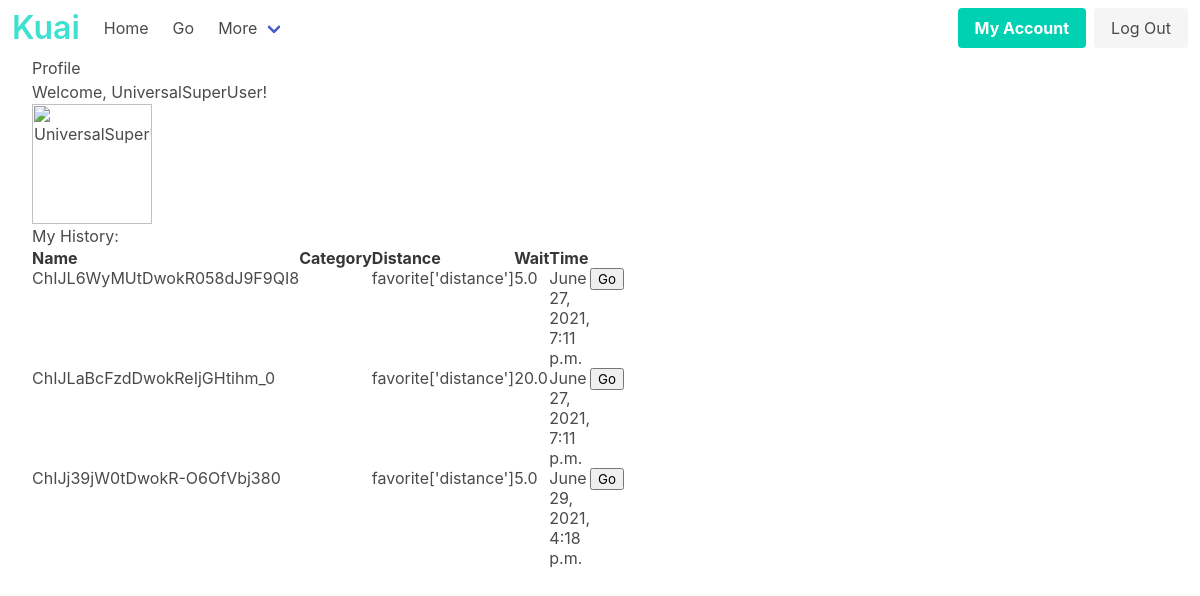
The app's page /profile (signed in), older data.
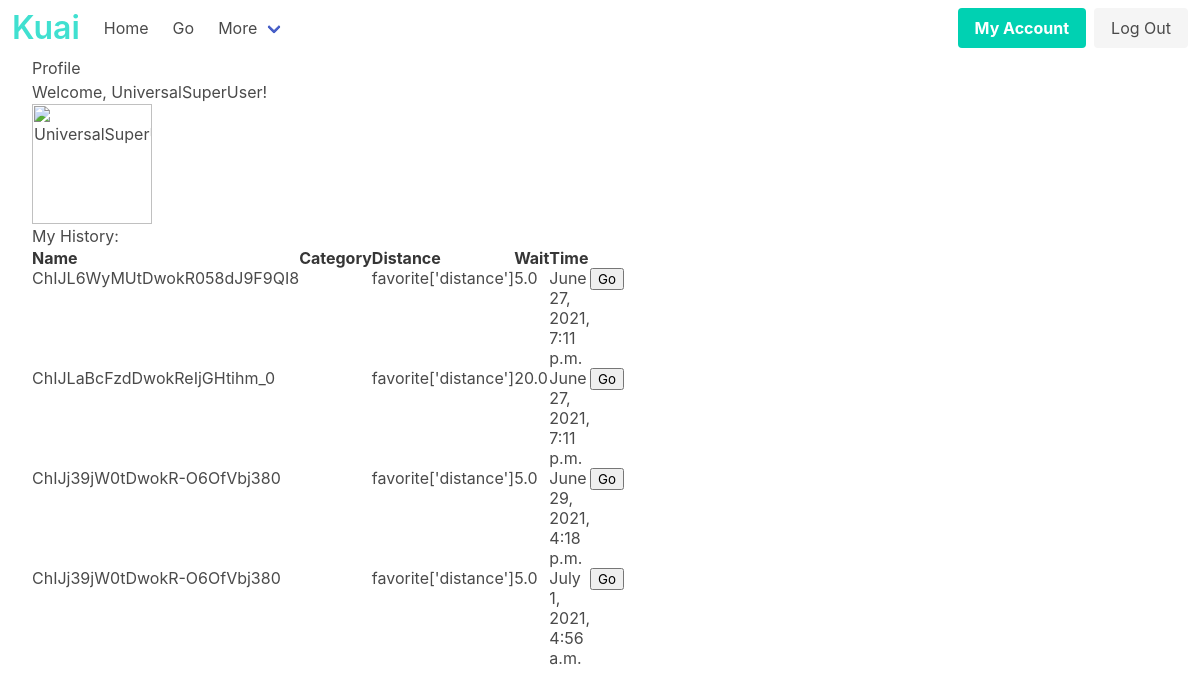
The same page, newer data.
### Landing/models.py (models this page shows, shortened)
class User(AbstractBaseUser, PermissionsMixin):
    username = models.CharField(max_length=40, unique=True, validators=[
        validate_user
    ])
    first_name = models.CharField(max_length=40)
    last_name = models.CharField(max_length=40)
    email = models.EmailField()
    is_business = models.BooleanField(default = False)
    is_staff = models.BooleanField(default = False)
    is_superuser = models.BooleanField(default = False)
    REQUIRED_FIELDS = ['email', 'first_name', 'last_name']
    USERNAME_FIELD = 'username'
    EMAIL_FIELD = 'email'
    objects = AccountManager()
    def __str__(self):
        return self.username

class waitData(models.Model):
    wait_time = models.FloatField(validators = [MinValueValidator(0)], null = False, blank = False)
    business = models.ForeignKey("Business", on_delete=models.CASCADE, related_name="review", null=True, blank=True)
    start_time = models.DateTimeField(default= django.utils.timezone.now, null= False, blank = False,)
    expiration_time = models.DateTimeField(default = getExperationTime, null = False, blank = False,)
    author = models.ForeignKey("Profile", related_name='all_time_updates', on_delete=CASCADE)
    REQUIRED_FIELDS = ['wait_time', 'author', 'business', 'expiration_time']

class Business(models.Model):
    lat = models.FloatField(blank = False, null = True)
    lon = models.FloatField(blank = False, null = True)
    verified = models.BooleanField(null = False, blank = False, default = False)
    expiration_time = models.DateTimeField(default=get_biz_expiration, null = False, blank = False)
    placeID = models.TextField(null = False, blank=False, unique = True, default = False)
    REQUIRED_FIELDS = ['lat', 'lon', 'verified', 'placeID', "expiration_time"]
    def get_short_name(self):
        return self.placeID
    objects = Business_Manager()

### Landing/views.py (the view)
# urls.py: path("profile", views.profile, name="profile"),
@login_required(login_url='/accounts/login/')
def profile(request):
    current_user = request.user
    print(current_user.id)
    for attr, value in vars(current_user).items():
        print("Attribute: " + str(attr or ""))
        print("Value: " + str(value or ""))
        print(current_user.profile.birth_date)
    print(current_user._wrapped.username)
    return render(request, "Landing/profile.html")

### Landing/models.py (called while the page is built, shortened)
    def to_python(self, value):
        class SubList(list):
            def __init__(self, token, *args):
                self.token = token
                super().__init__(*args)
        if isinstance(value, list):
            return value
        if value is None:
            return SubList(self.token)
        return SubList(self.token, value.split(self.token))

    def from_db_value(self, value, expression, connection):
        return self.to_python(value)

### Landing/templates/Landing/profile.html (shortened to what this page needs)
{% load socialaccount %}
<html>
  <head>
    {% load static %}
    <link rel="stylesheet" type="text/css" href="{% static 'Landing/css/profile.css' %}">
  </head>
  {% block content %}
  {% include 'Landing/navbar.html' %}
<div id="profile">
  <h1>Profile</h1>
  {% if user.is_authenticated %}
  <p>Welcome, {{ user.username }}!</p>
  <img class="is-rounded" src="../../bios/Landing/pfps/UniversalSuperUser" alt="UniversalSuperUser" width="120" height="90">
<div id="maincontent">
  <div>
  <h1>My History: </h1>
  <table class="sortable">
  <thead class="thead">
    <tr class="tr">
        <th class="th">Name</th>
        <th class="th">Category</th>
        <th class="th">Distance</th>
        <th class="th">Wait</th>
        <th class="th">Time</th>
    </tr>
  </thead>
{% for i in user.profile.all_time_updates.all %}
  <tr class="tr">
    <td class="td">{{i.business.get_short_name}}</td>
    <td class="td"> </td>
    <td class="td"> favorite['distance'] </td>
    <td class="td">{{i.wait_time}}</td>
    <td class="td">{{i.start_time}}</td>
    <td class="sorttable_nosort"><button class="HistoryButtons">Go</button></td>
  </tr>
{% endfor%}
  </table>
</div>
<div id="map"></div>
{% else %}
<p>Welcome, friend!</p>
{% endif %}
</div>
  {% endblock %}
  </div>
</html>

### Landing/templates/Landing/navbar.html (shortened to what this page needs)
<link rel="stylesheet" href="https://cdn.jsdelivr.net/npm/bulma@0.9.1/css/bulma.min.css">
<nav class="navbar" role="navigation" aria-label="main navigation">
    <div class="navbar-brand">
      <a class="navbar-item" href="#">
        <h1 class="title is-info" style="color: turquoise;">Kuai</h1>
      </a>
    </div>
    <div id="navbarBasicExample" class="navbar-menu">
      <div class="navbar-start">
        <a class="navbar-item" href="/">
            Home
        </a>
        <a class="navbar-item" href="{% url 'Landing:go' %}">
            Go
        </a>
        <div class="navbar-item has-dropdown is-hoverable">
          <a class="navbar-link">
            More
          </a>
        </div>
      </div>
      {% if user.is_authenticated %}
      <div class="navbar-end">
        <div class="navbar-item">
          <div class="buttons">
            <a class="button is-primary" href="{% url 'Landing:profile'%}">
              <strong>My Account</strong>
            </a>
            <a class="button is-light" href="{% url 'account_logout' %}">
              Log Out
            </a>
          </div>
        </div>
      </div>
      {% endif %}
    </div>
  </nav>

### Landing/static/Landing/css/profile.css (style rules this page uses)
#maincontent { display: flex; }
#maincontent > * { width: 50%; }

### Landing/templates/Landing/profile.html (style rules this page uses)
#profile { margin-left: 2em; }

Row changes from the older to the newer data that the page shows:
added waitData: business.get_short_name "ChIJj39jW0tDwokR-O6OfVbj380", wait_time "5.0", start_time "July 1, 2021, 4:56 a.m."
